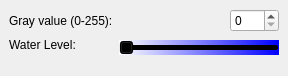
<?xml version="1.0" encoding="UTF-8"?>
<ui version="4.0">
 <class>MainWindow</class>
 <widget class="QMainWindow" name="MainWindow">
  <property name="geometry">
   <rect>
    <x>0</x>
    <y>0</y>
    <width>288</width>
    <height>76</height>
   </rect>
  </property>
  <property name="minimumSize">
   <size>
    <width>288</width>
    <height>76</height>
   </size>
  </property>
  <property name="windowTitle">
   <string>Flood Tool</string>
  </property>
  <property name="styleSheet">
   <string notr="true"/>
  </property>
  <widget class="QWidget" name="centralwidget">
   <property name="minimumSize">
    <size>
     <width>288</width>
     <height>76</height>
    </size>
   </property>
   <layout class="QGridLayout" name="gridLayout">
    <item row="1" column="3">
     <widget class="QSpinBox" name="spinBox">
      <property name="maximum">
       <number>255</number>
      </property>
     </widget>
    </item>
    <item row="4" column="2">
     <spacer name="verticalSpacer">
      <property name="orientation">
       <enum>Qt::Vertical</enum>
      </property>
      <property name="sizeHint" stdset="0">
       <size>
        <width>20</width>
        <height>40</height>
       </size>
      </property>
     </spacer>
    </item>
    <item row="1" column="0">
     <widget class="QLabel" name="label">
      <property name="text">
       <string>Gray value (0-255):</string>
      </property>
     </widget>
    </item>
    <item row="2" column="1" rowspan="2" colspan="3">
     <widget class="QSlider" name="horizontalSlider">
      <property name="minimumSize">
       <size>
        <width>0</width>
        <height>14</height>
       </size>
      </property>
      <property name="styleSheet">
       <string notr="true">background-color : qlineargradient(spread:pad, x1:0, y1:0, x2:1, y2:0, stop:0 rgba(255, 255, 255, 255), stop:1 rgba(0, 0, 255, 255));
</string>
      </property>
      <property name="minimum">
       <number>0</number>
      </property>
      <property name="maximum">
       <number>255</number>
      </property>
      <property name="orientation">
       <enum>Qt::Horizontal</enum>
      </property>
     </widget>
    </item>
    <item row="2" column="0">
     <widget class="QLabel" name="label_2">
      <property name="toolTip">
       <string>Represents current gray value</string>
      </property>
      <property name="text">
       <string>Water Level:</string>
      </property>
     </widget>
    </item>
   </layout>
  </widget>
 </widget>
 <resources/>
 <connections/>
</ui>
